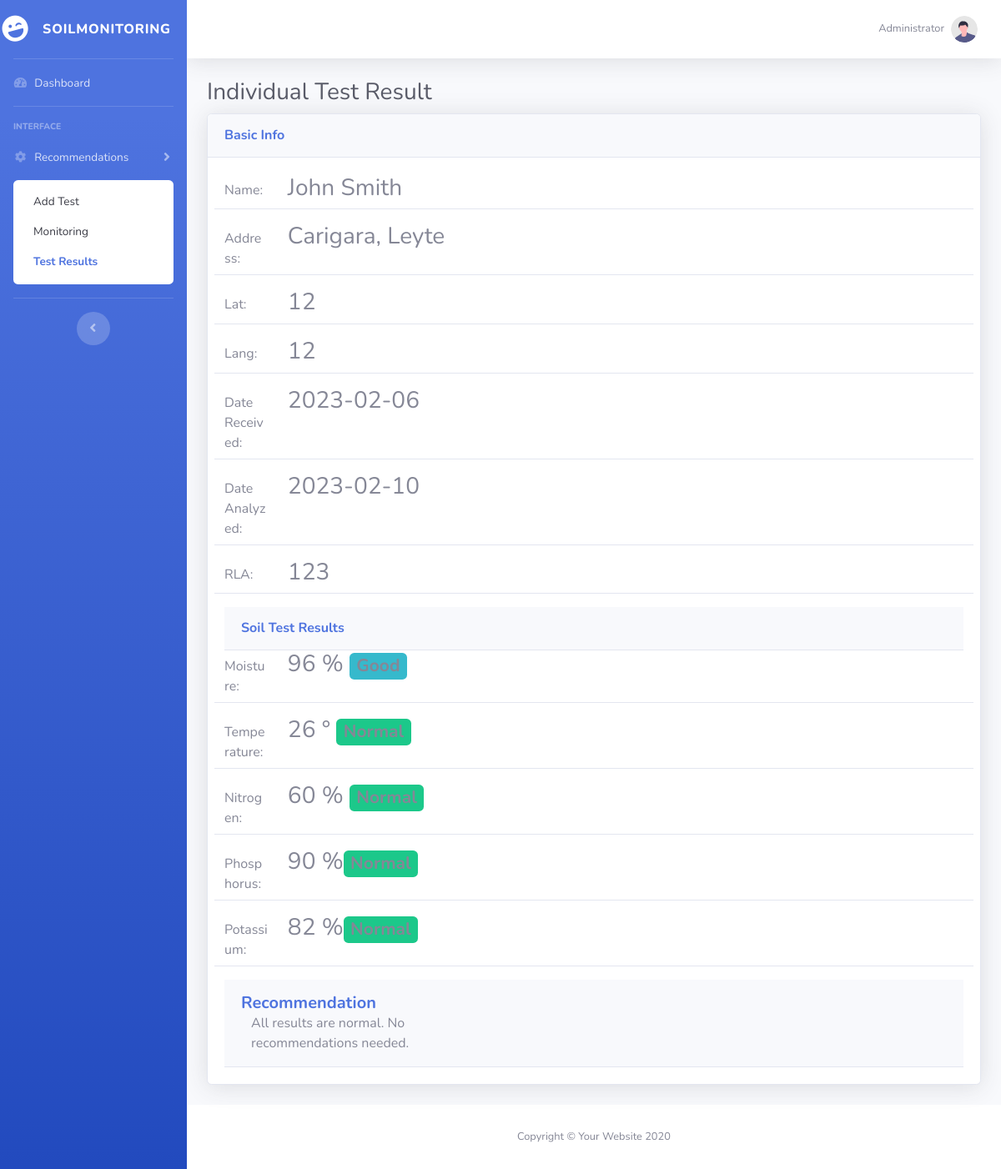
The page /viewResult.php?id=3 on the database its author committed.
### tables this page shows
CREATE TABLE `tbl_tests` (
  `test_id` int(12) NOT NULL,
  `owner` varchar(255) NOT NULL,
  `address` varchar(255) NOT NULL,
  `lat` float NOT NULL,
  `lang` float NOT NULL,
  `date_received` varchar(255) NOT NULL,
  `date_analyzed` varchar(255) NOT NULL,
  `rla_no` varchar(255) NOT NULL,
  `sample_code` varchar(255) NOT NULL,
  `moisture` float NOT NULL,
  `temp` float NOT NULL,
  `nitrogen` float NOT NULL,
  `phosphorus` float NOT NULL,
  `potassium` float NOT NULL
);

### viewResult.php (the view, shortened to what this page needs)
<?php
include './db/connection.php';
$id = $_GET['id'];
$query = "SELECT * FROM tbl_tests where test_id = '$id'";
$res = mysqli_query($conn,$query);
$row = mysqli_fetch_assoc($res);
function checkM($num){
    if($num < 10){
        echo "<span class='badge bg-danger'>Low</span>";
    }elseif($num>10 && $num <50){
        echo "<span class='badge bg-success'>Normal</span>";
    }else{
        echo "<span class='badge bg-info'>Good</span>";
    }
}
function checkT($num){
    if($num < 20){
        echo "<span class='badge bg-warning'>Below Normal</span>";
    }elseif($num>20 && $num <37){
        echo "<span class='badge bg-success'>Normal</span>";
    }else{
        echo "<span class='badge bg-danger'>Too Hot</span>";
    }
}
function checkN($num){
    if($num < 20){
        echo "<span class='badge bg-warning'>Below Normal</span>";
    }elseif($num>20 && $num <100){
        echo "<span class='badge bg-success'>Normal</span>";
    }else{
        echo "<span class='badge bg-danger'>Too High</span>";
    }
}
function checkP($num){
    if($num < 20){
        echo "<span class='badge bg-warning'>Below Normal</span>";
    }elseif($num>20 && $num <100){
        echo "<span class='badge bg-success'>Normal</span>";
    }else{
        echo "<span class='badge bg-danger'>Too High</span>";
    }
}
function checkPt($num){
    if($num < 20){
        echo "<span class='badge bg-warning'>Below Normal</span>";
    }elseif($num>20 && $num <100){
        echo "<span class='badge bg-success'>Normal</span>";
    }else{
        echo "<span class='badge bg-danger'>Too High</span>";
    }
}
?>
<!DOCTYPE html>
<html lang="en">
<head>
    <link href="vendor/fontawesome-free/css/all.min.css" rel="stylesheet" type="text/css">
    <link href="css/sb-admin-2.min.css" rel="stylesheet">
    <link href="vendor/datatables/dataTables.bootstrap4.min.css" rel="stylesheet">
</head>
<body id="page-top">
    <div id="wrapper">
        <ul class="navbar-nav bg-gradient-primary sidebar sidebar-dark accordion" id="accordionSidebar">
            <a class="sidebar-brand d-flex align-items-center justify-content-center" href="index.html">
                <div class="sidebar-brand-icon rotate-n-15">
                    <i class="fas fa-laugh-wink"></i>
                </div>
                <div class="sidebar-brand-text mx-3">SoilMonitoring <sup></sup></div>
            </a>
            <hr class="sidebar-divider my-0">
            <li class="nav-item">
                <a class="nav-link" href="index.php">
                    <i class="fas fa-fw fa-tachometer-alt"></i>
                    <span>Dashboard</span></a>
            </li>
            <hr class="sidebar-divider">
            <div class="sidebar-heading">
                Interface
            </div>
            <li class="nav-item">
                <a class="nav-link collapsed" href="#" data-toggle="collapse" data-target="#collapseTwo"
                    aria-expanded="true" aria-controls="collapseTwo">
                    <i class="fas fa-fw fa-cog"></i>
                    <span>Recommendations</span>
                </a>
                <div id="collapseTwo" class="collapse show" aria-labelledby="headingTwo" data-parent="#accordionSidebar">
                    <div class="bg-white py-2 collapse-inner rounded">
                    <a class="collapse-item" href="addtest.php">Add Test</a>
                        <a class="collapse-item" href="fertilizer.php">Monitoring</a>
                        <a class="collapse-item active" href="results.php">Test Results</a>
                    </div>
                </div>
            </li>
            <hr class="sidebar-divider d-none d-md-block">
            <div class="text-center d-none d-md-inline">
                <button class="rounded-circle border-0" id="sidebarToggle"></button>
            </div>
        </ul>
        <div id="content-wrapper" class="d-flex flex-column">
            <div id="content">
                <nav class="navbar navbar-expand navbar-light bg-white topbar mb-4 static-top shadow">
                    <ul class="navbar-nav ml-auto">
                        <li class="nav-item dropdown no-arrow">
                            <a class="nav-link dropdown-toggle" href="#" id="userDropdown" role="button"
                                data-toggle="dropdown" aria-haspopup="true" aria-expanded="false">
                                <span class="mr-2 d-none d-lg-inline text-gray-600 small">Administrator</span>
                                <img class="img-profile rounded-circle"
                                    src="img/undraw_profile.svg">
                            </a>
                        </li>
                    </ul>
                </nav>
                <div class="container-fluid">
                    <h1 class="h3 mb-2 text-gray-800">Individual Test Result</h1>
                    <div class="card shadow mb-4">
                        <div class="card-header py-3">
                            <h6 class="m-0 font-weight-bold text-primary">Basic Info</h6>
                        </div>
                        <div class="card-body">
                            <div class="mb-3 border-bottom border-2 row">
                                <label for="staticEmail" class="col-sm-1 col-form-label">Name:</label>
                                <div class="col-sm-4">
                                    <h3><?=$row['owner'];?></h3>
                                </div>
                            </div>
                            <div class="mb-3 border-bottom row">
                                <label for="staticEmail" class="col-sm-1 col-form-label">Address:</label>
                                <div class="col-sm-4">
                                    <h3><?=$row['address'];?></h3>
                                </div>
                            </div>
                            <div class="mb-3 border-bottom row">
                                <label for="staticEmail" class="col-sm-1 col-form-label">Lat:</label>
                                <div class="col-sm-4">
                                    <h3><?=$row['lat'];?></h3>
                                </div>
                            </div>
                            <div class="mb-3 border-bottom row">
                                <label for="staticEmail" class="col-sm-1 col-form-label">Lang:</label>
                                <div class="col-sm-4">
                                    <h3><?=$row['lang'];?></h3>
                                </div>
                            </div>
                            <div class="mb-3 border-bottom row">
                                <label for="staticEmail" class="col-sm-1 col-form-label">Date Received:</label>
                                <div class="col-sm-4">
                                    <h3><?=$row['date_received'];?></h3>
                                </div>
                            </div>
                            <div class="mb-3 border-bottom row">
                                <label for="staticEmail" class="col-sm-1 col-form-label">Date Analyzed:</label>
                                <div class="col-sm-4">
                                    <h3><?=$row['date_analyzed'];?></h3>
                                </div>
                            </div>
                            <div class="mb-3 border-bottom row">
                                <label for="staticEmail" class="col-sm-1 col-form-label">RLA:</label>
                                <div class="col-sm-4">
                                    <h3><?=$row['rla_no'];?></h3>
                                </div>
                            </div>
                            <div class="card-header py-3">
                            <h6 class="m-0 font-weight-bold text-primary">Soil Test Results</h6>
                        </div>
                            <div class="mb-3 border-bottom border-2 row">
                                <label for="staticEmail" class="col-sm-1 col-form-label">Moisture:</label>
                                <div class="col-sm-4">
                                    <h3><?=$row['moisture']." ";?>% <?php checkM($row['moisture']); ?></h3>
                                </div>
                            </div>
                            <div class="mb-3 border-bottom border-2 row">
                                <label for="staticEmail" class="col-sm-1 col-form-label">Temperature:</label>
                                <div class="col-sm-4">
                                    <h3><?=$row['temp']." ";?>&deg; <?php checkT($row['temp']); ?></h3>
                                </div>
                            </div>
                            <div class="mb-3 border-bottom border-2 row">
                                <label for="staticEmail" class="col-sm-1 col-form-label">Nitrogen:</label>
                                <div class="col-sm-4">
                                    <h3><?=$row['nitrogen']." ";?> % <?php checkN($row['nitrogen']); ?></h3>
                                </div>
                            </div>
                            <div class="mb-3 border-bottom border-2 row">
                                <label for="staticEmail" class="col-sm-1 col-form-label">Phosphorus:</label>
                                <div class="col-sm-4">
                                    <h3><?=$row['phosphorus']." ";?>%<?php checkP($row['phosphorus']); ?></h3>
                                </div>
                            </div>
                            <div class="mb-3 border-bottom border-2 row">
                                <label for="staticEmail" class="col-sm-1 col-form-label">Potassium:</label>
                                <div class="col-sm-4">
                                    <h3><?=$row['potassium']." ";?>%<?php checkPt($row['potassium']); ?></h3>
                                </div>
                            </div>
                            <div class="card-header py-3">
                            <h5 class="m-0 font-weight-bold text-primary">Recommendation</h5>
                            <div class="col-sm-4">
                                    All results are normal. No recommendations needed.
                            </div>
                        </div>
                        </div>
                    </div>
                </div>
            </div>
            <footer class="sticky-footer bg-white">
                <div class="container my-auto">
                    <div class="copyright text-center my-auto">
                        <span>Copyright &copy; Your Website 2020</span>
                    </div>
                </div>
            </footer>
        </div>
    </div>
</body>
</html>

### rows shown on the page
tbl_tests: owner "John Smith", address "Carigara, Leyte", lat "12", lang "12", date_received "2023-02-06", date_analyzed "2023-02-10", rla_no "123", moisture "96", temp "26", nitrogen "60", phosphorus "90", potassium "82"
